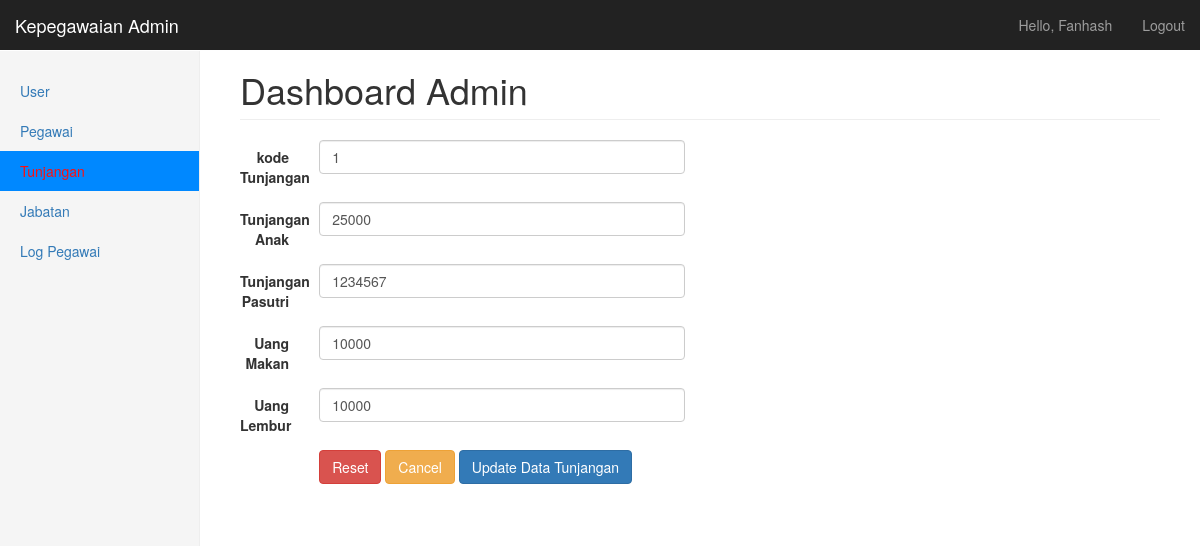
Page /update_tunjangan.php?id=1 (signed in) on the earlier database version.
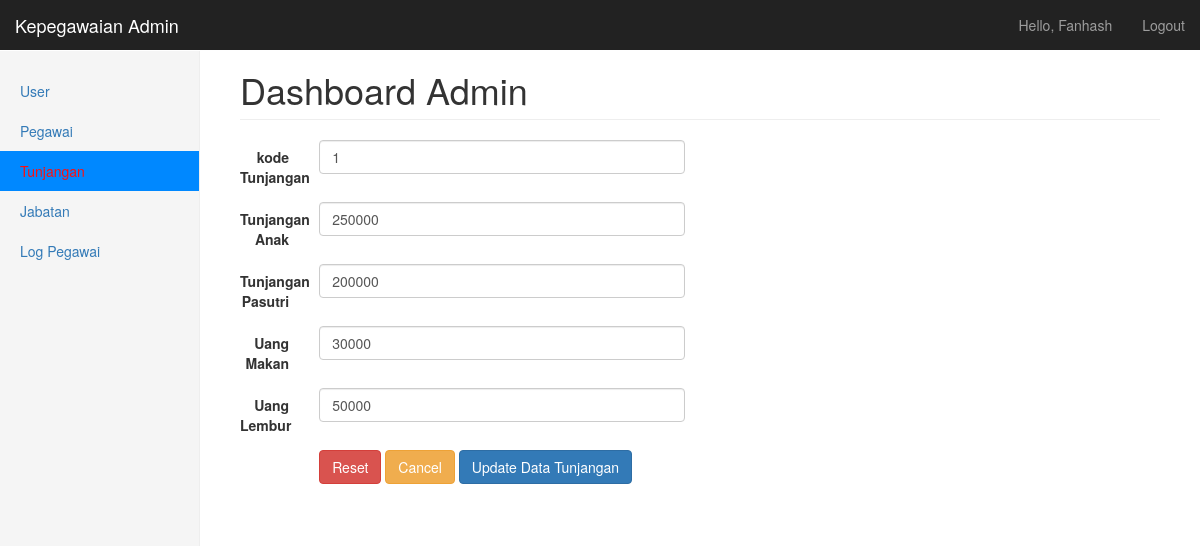
Same page on the later database version.
### tables this page shows
CREATE TABLE `tunjangan` (
  `id_tunjangan` int(5) NOT NULL,
  `tunjangan_anak` int(10) NOT NULL,
  `tunjangan_pasutri` int(10) NOT NULL,
  `uang_makan` int(10) NOT NULL,
  `uang_lembur` int(10) NOT NULL
);

### update_tunjangan.php (the view, shortened to what this page needs)
<?php
include 'koneksi.php';
?>
<!DOCTYPE html>
<html lang="en">
<head>
  <link href="css/bootstrap.min.css" rel="stylesheet">
  <link href="css/dashboard.css" rel="stylesheet">
  <link href="css/dataTables.bootstrap.css" rel="stylesheet" type="text/css" />
  <link href="css/dataTables.tableTools.min.css" rel="stylesheet" type="text/css" />
</head>
<body>
  <nav class="navbar navbar-inverse navbar-fixed-top">
    <div class="container-fluid">
      <div class="navbar-header">
        <a class="navbar-brand" href="#">Kepegawaian Admin</a>
      </div>
      <div id="navbar" class="navbar-collapse collapse">
        <ul class="nav navbar-nav navbar-right">
          <li><a href="#"><?php echo "Hello, " . ucwords($_SESSION['username']); ?></a></li>
          <li><a href="logout.php">Logout</a></li>
        </ul>
      </div>
    </div>
  </nav>
  <div class="container-fluid">
    <div class="row">
      <div class="col-sm-3 col-md-2 sidebar">
        <ul class="nav nav-sidebar">
          <?php if ($_SESSION['level'] == 'admin') { ?>
            <li><a href="user.php">User <span class="sr-only">(current)</span></a></li>
          <?php } ?>
          <li><a href="pegawai.php">Pegawai</a></li>
          <li class="active"><a href="#">Tunjangan</a></li>
          <li><a href="jabatan.php">Jabatan</a></li>
          <li><a href="log_Pegawai.php">Log Pegawai</a></li>
        </ul>
      </div>
      <div class="col-sm-9 col-sm-offset-3 col-md-10 col-md-offset-2 main">
        <h1 class="page-header">Dashboard <?php echo ucfirst($_SESSION['level']); ?></h1>
        <div class="row">
          <div class="col-md-6">
            <div>
              <?php
              $result = $mysqli->query("SELECT *  FROM `tunjangan` WHERE `id_tunjangan` = " . $_GET['id'] . ";");
              if ($result->num_rows > 0) {
                while ($row = $result->fetch_assoc()) {
              ?>
                  <form class="form-horizontal" action="proses_update_tunjangan.php?id=<?php echo $_GET['id']; ?>" method="POST">
                    <div class="form-group">
                      <label for="id_tunjangan" class="col-sm-2 control-label">kode Tunjangan</label>
                      <div class="col-sm-10">
                        <input type="text" class="form-control" name="id_tunjangan" id="id_tunjangan" placeholder="Masukkan Kode untuk Tunjangan baru" value="<?php echo $row['id_tunjangan']; ?>" required />
                      </div>
                    </div>
                    <div class="form-group">
                      <label for="tunjangan_anak" class="col-sm-2 control-label">Tunjangan Anak</label>
                      <div class="col-sm-10">
                        <input type="text" class="form-control" name="tunjangan_anak" id="tunjangan_anak" value="<?php echo $row['tunjangan_anak']; ?>" required />
                      </div>
                    </div>
                    <div class="form-group">
                      <label for="tunjangan_pasutri" class="col-sm-2 control-label">Tunjangan Pasutri</label>
                      <div class="col-sm-10">
                        <input type="text" class="form-control" name="tunjangan_pasutri" id="tunjangan_pasutri" value="<?php echo $row['tunjangan_pasutri']; ?>" required />
                      </div>
                    </div>
                    <div class="form-group">
                      <label for="uang_makan" class="col-sm-2 control-label">Uang Makan</label>
                      <div class="col-sm-10">
                        <input type="text" class="form-control" name="uang_makan" id="uang_makan" value="<?php echo $row['uang_makan']; ?>" required />
                      </div>
                    </div>
                    <div class="form-group">
                      <label for="uang_lembur" class="col-sm-2 control-label">Uang Lembur</label>
                      <div class="col-sm-10">
                        <input type="text" class="form-control" name="uang_lembur" id="uang_lembur" value="<?php echo $row['uang_lembur']; ?>" required />
                      </div>
                    </div>
                    <div class="form-group">
                      <div class="col-sm-offset-2 col-sm-10">
                        <button type="reset" class="btn btn-danger">Reset</button>
                        <a type="cancel" class="btn btn-warning" href="tunjangan.php">Cancel</a>
                        <button type="submit" class="btn btn-primary">Update Data Tunjangan</button>
                      </div>
                    </div>
                  </form>
              <?php
                }
              }
              ?>
            </div>
          </div>
          <div class="col-md-6">
          </div>
        </div>
      </div>
    </div>
  </div>
</body>
</html>

Differences in the rows shown:
changed tunjangan id 1: tunjangan_anak "25000" → "250000"; tunjangan_pasutri "1234567" → "200000"; uang_makan "10000" → "30000"; uang_lembur "10000" → "50000"
